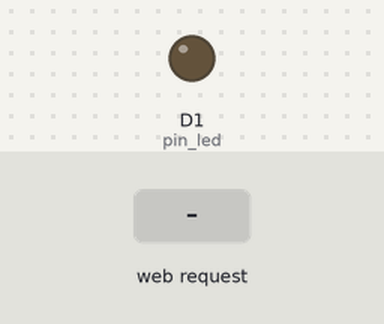
The sketch below on a simulated ESP8266 (NodeMCU). Parts: output pins drawn as LEDs (lit = HIGH). The test bench sets the inputs (shaded band). WiFi joins after 1.5 s; servers stay silent unless stated; what the sketch prints to the serial monitor is not drawn.

Above: at 2.7 s.
2.8 s: HTTP request GET /toggley received
At 3.4 s:
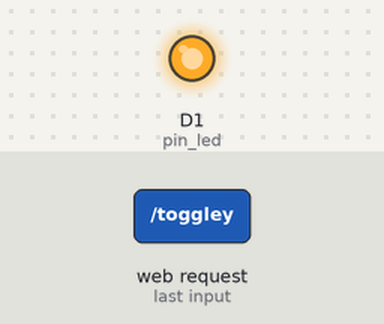
Timing chart, 0 to 5.8 s (numbered marks = the images above; inputs shaded):
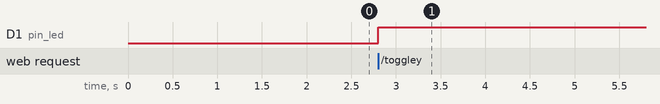

The sketch:

LocalWebserverToggleLED_URL.ino
```cpp
#include<ESP8266WiFi.h>
#include<ESP8266WebServer.h>
uint8_t pin_led=D1;
char* ssid="As";
char* password="12345678";

ESP8266WebServer server;


void setup() {

  pinMode(pin_led, OUTPUT);
  WiFi.begin(ssid, password);


  Serial.begin(115200);
  while(WiFi.status()!=WL_CONNECTED){
    Serial.print(".");
    delay(500);
  }

  Serial.print("");
  Serial.print("IP: ");
  Serial.println(WiFi.localIP());

  server.on("/",[](){server.send(200,"text/plain","hello world");});
  server.on("/toggley",toggleLED);
  server.begin();
}

void loop() {
  server.handleClient();
}

void toggleLED(){
  digitalWrite(pin_led, !digitalRead(pin_led));
  server.send(204, "");
  }
```

Measured:
- after the input at 2.8 s, D1 (pin_led): LOW → HIGH at once
